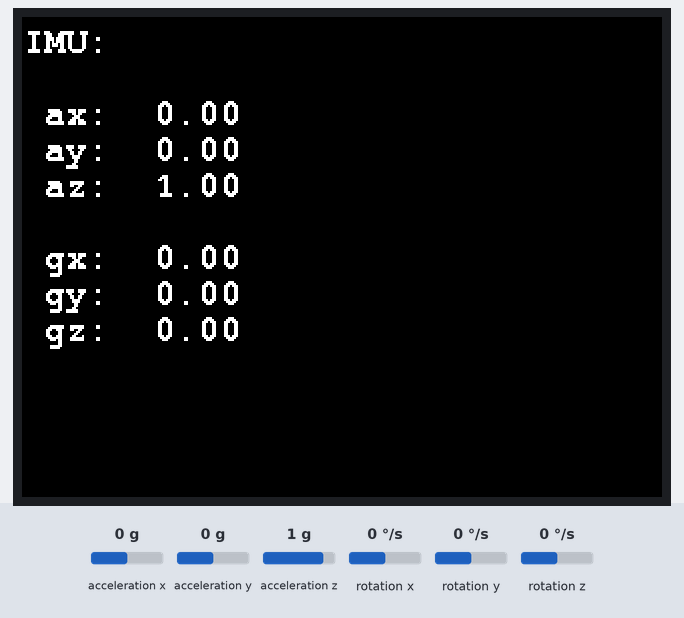
Recording of a sketch running on a simulated ESP32. Shown: 320×240 colour display. The inputs (shaded band) are chosen by the test bench; at power-on: acceleration x 0 g, acceleration y 0 g, rotation x 0 °/s, acceleration z 1 g, rotation y 0 °/s, rotation z 0 °/s.

Above: at 1.3 s.
1.4 s: acceleration x set to -1.4 g
At 1.8 s:
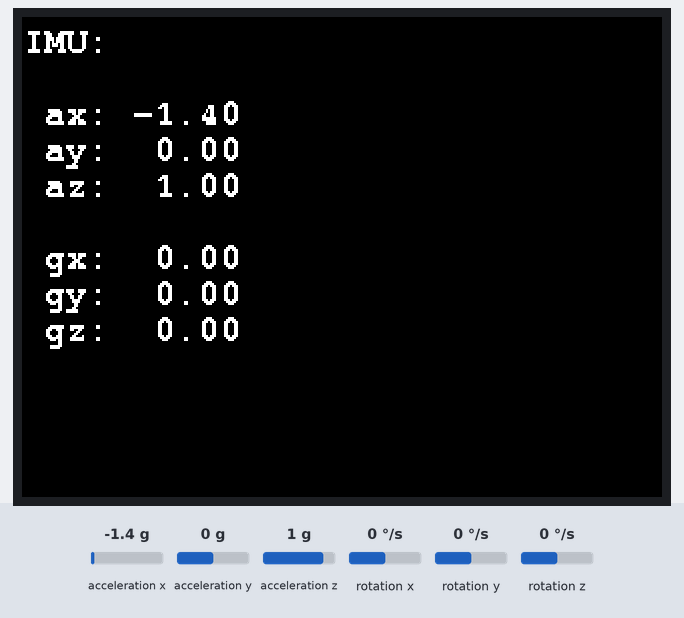
2.9 s: acceleration y set to -1.4 g
At 3.6 s:
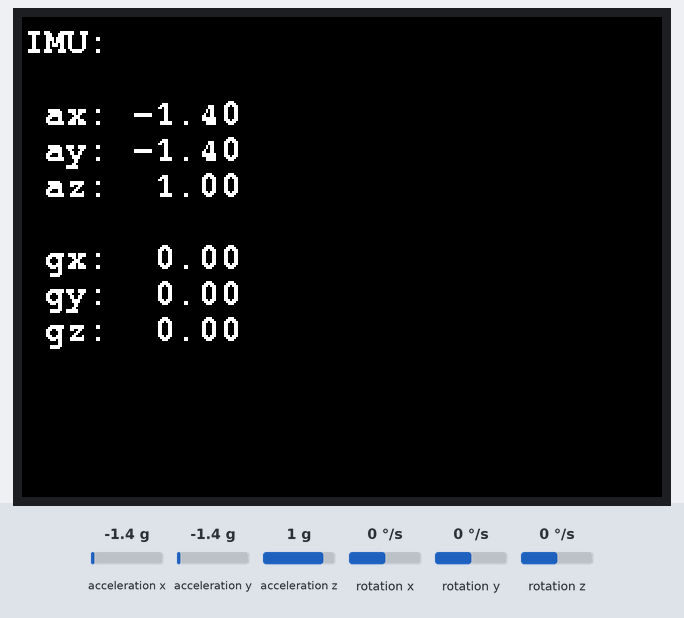
4.7 s: rotation x set to -192 °/s
At 5.3 s:
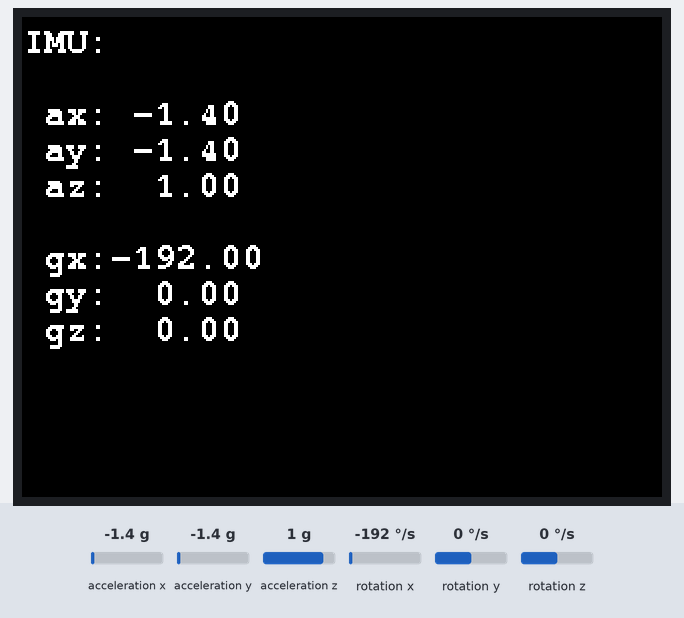
7.9 s: acceleration z set to -1.4 g
9.4 s: rotation y set to -192 °/s
At 10.1 s:
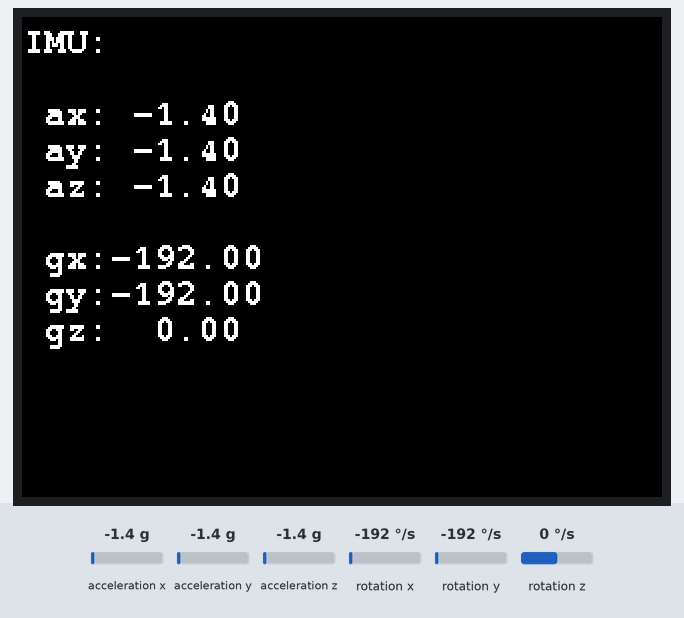
11.2 s: rotation z set to -192 °/s
At 11.9 s:
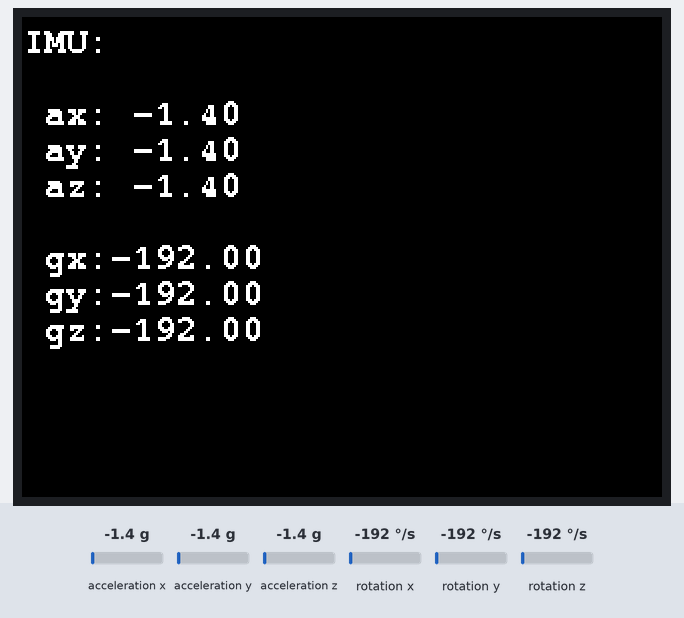
Timing chart, 0 to 14.0 s (numbered marks = the images above; inputs shaded):
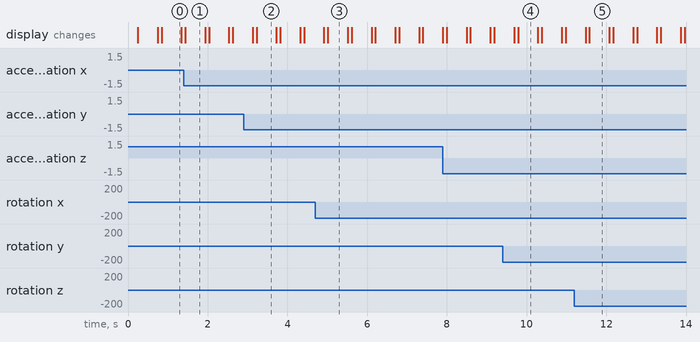

Measured:
- after the input at 1.4 s, the display: changes at once (image 1)
- after the input at 2.9 s, the display: first differs from a run without the input after 0.33 s (image 2)
- after the input at 4.7 s, the display: first differs from a run without the input after 0.31 s (image 3)
- after the input at 9.4 s, the display: first differs from a run without the input after 0.39 s (image 4)
- after the input at 11.2 s, the display: first differs from a run without the input after 0.38 s (image 5)
- what the display in image 0 shows lasts 0.5 s, from 0.8 s to 1.3 s

The sketch:

imu.ino
```cpp
#include <M5Unified.h>

void setup(void)
{
    M5.begin();
    M5.Lcd.setTextFont(&fonts::FreeMonoBold9pt7b);
}

void loop(void)
{
    auto imu_update = M5.Imu.update();
    if (imu_update) {
        M5.Lcd.setCursor(0, 5);
        M5.Lcd.clear();

        auto ImuData = M5.Imu.getImuData();

        // The ImuData obtained by getImuData can be used as follows.
        ImuData.accel.x;      // accel x-axis value.
        ImuData.accel.y;      // accel y-axis value.
        ImuData.accel.z;      // accel z-axis value.
        ImuData.accel.value;  // accel 3values array [0]=x / [1]=y / [2]=z.

        ImuData.gyro.x;      // gyro x-axis value.
        ImuData.gyro.y;      // gyro y-axis value.
        ImuData.gyro.z;      // gyro z-axis value.
        ImuData.gyro.value;  // gyro 3values array [0]=x / [1]=y / [2]=z.

        M5.Lcd.printf("IMU:\n\n");
        M5.Lcd.printf(" ax:%6.2f\n ay:%6.2f\n az:%6.2f\r\n", ImuData.accel.x, ImuData.accel.y, ImuData.accel.z);
        M5.Lcd.println();
        M5.Lcd.printf(" gx:%6.2f\n gy:%6.2f\n gz:%6.2f\r\n", ImuData.gyro.x, ImuData.gyro.y, ImuData.gyro.z);
    }
    delay(500);
}
```
